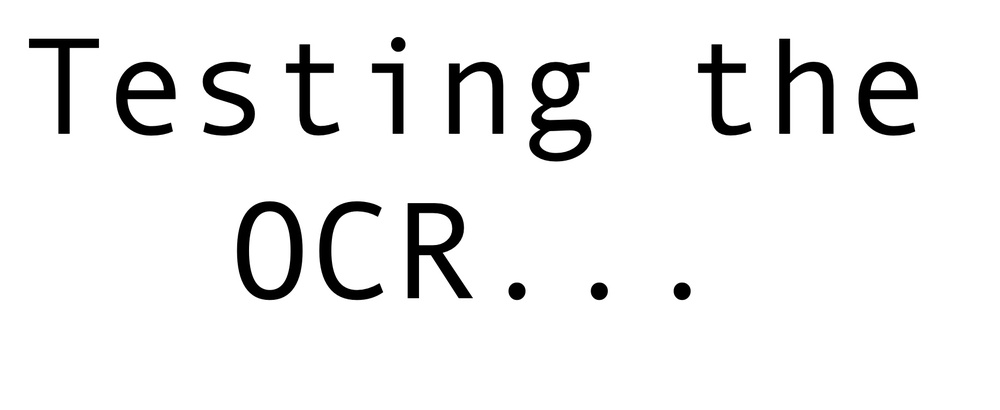
#> input picture AI/OCR/content/ocr01.jpg, 1000 x 410 px, shrunk from 1859 x 763 before the run, found by its file name
$ jupyter execute --allow-errors OCR_Tesseract.ipynb   (shell and % lines are left out)
#> lines starting #> are read from the running program, lines starting #| are printed output that depends on the picture
# OCR and Tesseract

# Text recognition in images

## Installing Tesseract

- Documentation: https://pypi.org/project/pytesseract/

## Importing the libraries

[cell 1]
import pytesseract
import numpy as np
import cv2 # OpenCV
from google.colab.patches import cv2_imshow

## Reading the image

[cell 2]
img = cv2.imread('/content/ocr01.jpg')
#> img is the input picture: shape (410, 1000, 3); min 0, max 255, mean 238.7
cv2_imshow(img) # BGR -> RGB

[cell 3]
rgb = cv2.cvtColor(img, cv2.COLOR_BGR2RGB)
cv2_imshow(rgb)

#> (a cell that did not finish here is left out)

#> (a cell that did not finish here is left out)

## Support for other languages

[cell 6]
img = cv2.imread('/content/language02.jpg')
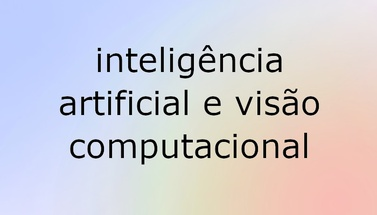
#> input picture AI/OCR/content/language02.jpg, 377 x 215 px, shrunk from 700 x 400 before the run, found by its file name
#> img is the input picture: shape (215, 377, 3); mean B, G, R 212.3, 205.3, 208.2
cv2_imshow(img)

[cell 7]
rgb = cv2.cvtColor(img, cv2.COLOR_BGR2RGB)
cv2_imshow(rgb)

#> (a cell that did not finish here is left out)

#> (a cell that did not finish here is left out)

[cell 10]
config_tesseract = '--tessdata-dir tessdata'
#> (the rest of this cell did not finish here and is left out)

## Parameters

### Page segmentation modes (PSM)

[cell 11]
img = cv2.imread('/content/pageFromBook.jpg')
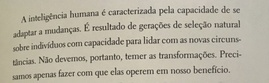
#> input picture AI/OCR/content/pageFrombook.jpg, 269 x 83 px, shrunk from 500 x 155 before the run, found by its file name
#> img is the input picture: shape (83, 269, 3); mean B, G, R 162.1, 177.9, 183.6
rgb = cv2.cvtColor(img, cv2.COLOR_BGR2RGB)
#> rgb: shape (83, 269, 3)
cv2_imshow(rgb)

[cell 12]
config_tesseract = '--tessdata-dir tessdata --psm 6'
#> (the rest of this cell did not finish here and is left out)

[cell 13]
config_tesseract = '--tessdata-dir tessdata --psm 6'
#> (the rest of this cell did not finish here and is left out)

[cell 14]
img = cv2.imread('/content/exit.jpg')
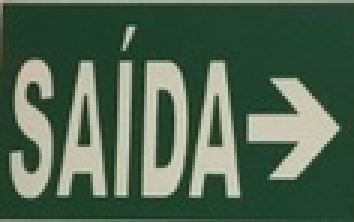
#> input picture AI/OCR/content/exit.jpg, 118 x 74 px, shrunk from 219 x 138 before the run, found by its file name (shown 3 times larger)
#> img is the input picture: shape (74, 118, 3); mean B, G, R 81.4, 101.8, 79.6
rgb = cv2.cvtColor(img, cv2.COLOR_BGR2RGB)
#> rgb: shape (74, 118, 3)
cv2_imshow(rgb)

[cell 15]
config_tesseract = '--tessdata-dir tessdata --psm 7'
#> (the rest of this cell did not finish here and is left out)

### Page orientation

[cell 16]
from PIL import Image
import matplotlib.pyplot as plt

[cell 17]
img = Image.open('/content/anotherBook.jpg')
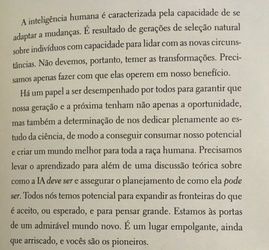
#> input picture AI/OCR/content/anotherBook.jpg, 269 x 250 px, shrunk from 500 x 465 before the run, found by its file name
#> img is the input picture: PIL image 269x250 RGB; mean R, G, B 186.5, 180.3, 164
plt.imshow(img);

[cell 18]
print(pytesseract.image_to_osd(img))
#> (this line was passed over: pytesseract is not available in this run)
